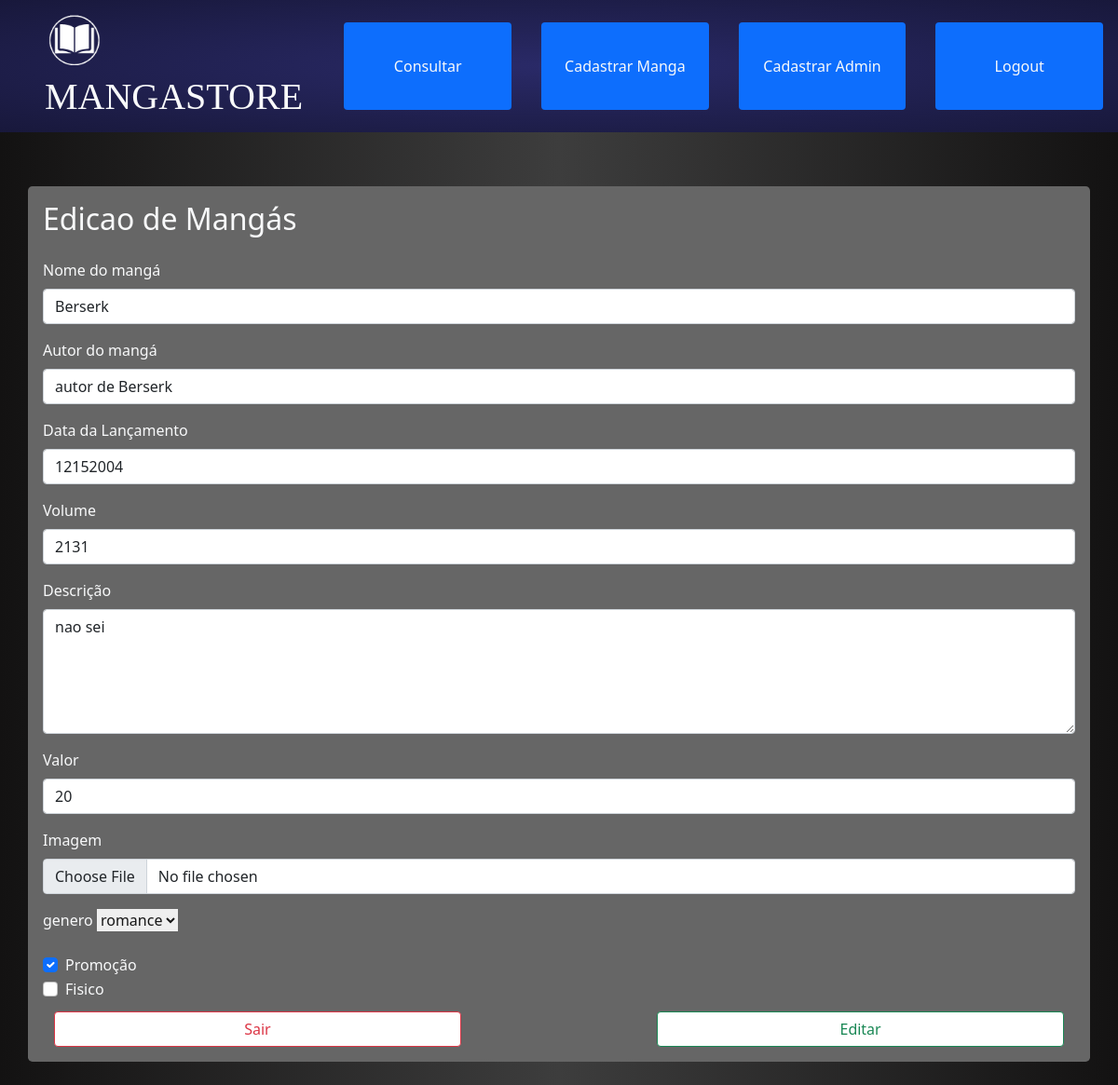
The page /admin/editarManga.php?acao=editar&idprodutos=26 (signed in) on the database its author committed.
### tables this page shows
CREATE TABLE `produtos` (
  `idprodutos` int NOT NULL AUTO_INCREMENT,
  `nome` varchar(200) DEFAULT NULL,
  `autor` varchar(150) DEFAULT NULL,
  `dataLancamento` int DEFAULT NULL,
  `volume` varchar(200) DEFAULT NULL,
  `descricao` text,
  `valor` float DEFAULT NULL,
  `imagem` longblob,
  `promocao` tinyint DEFAULT NULL,
  `idgenero` int DEFAULT NULL,
  PRIMARY KEY (`idprodutos`)
);

### admin/src/produtoDAO.php (called while the page is built, shortened)
<?php
    class produtoDAO{
        function consultarPorID($idprodutos) {
            $conexao = ConexaoBD::getConexao();
            $sql = "SELECT * FROM produtos where produtos.idprodutos='$idprodutos'";
             $resultado = $conexao->query($sql);
             $produtos = $resultado->fetch(PDO::FETCH_ASSOC);
             return $produtos;
         }
    }
?>

### admin/src/GeneroDAO.php (called while the page is built, shortened)
<?php
    class generoDAO{
        function consultarGeneros(){
            $conexao = ConexaoBD::getConexao();
            $sql= "select * from generos";
            $resultado = $conexao->query($sql);
            return $resultado->fetchAll(PDO::FETCH_ASSOC);
        }
    }
?>

### admin/editarManga.php (the view, shortened to what this page needs)
<?php
include "header.php";
require_once "src/GeneroDAO.php";
require_once "src/produtoDAO.php";
require_once "src/GeneroDAO.php";
$produtoDAO = new produtoDAO();
$produto = $produtoDAO->consultarPorID($_GET['idprodutos']);
?>
        <div class="container bg-gray2 p-3 rounded-3 h95 overflow-auto">
            <form method="POST" enctype="multipart/form-data" action="editar_produto.php" class="">
            <h2 class="mb-4">Edicao de Mangás</h2>
                <div class="mb-3">
                    <label for="idnome" class="form-label bg-gray2">Nome do mangá</label>
                    <input type="text" name="nome" id="idnome" class="form-control bg-gray3" value="<?= $produto['nome']?>">
                </div>
                <div class="mb-3">
                    <label for="idautor" class="form-label bg-gray2">Autor do mangá</label>
                    <input type="text" name="autor" id="idautor" class="form-control bg-gray3" value="<?= $produto['autor']?>">
                </div>
                <div class="mb-3">
                    <label for="iddataLancamento" class="form-label bg-gray2">Data da Lançamento</label>
                    <input type="text" name="dataLancamento" id="iddataLancamento" class="form-control bg-gray3" value="<?= $produto['dataLancamento']?>">
                </div>
                <div class="mb-3">
                    <label for="idvolume" class="form-label bg-gray2">Volume</label>
                    <input type="text" name="volume" id="idvolume" class="form-control bg-gray3" value="<?= $produto['volume']?>">
                </div>
                <div class="mb-3">
                    <label for="iddescricao" class="form-label bg-gray2">Descrição</label>
                    <textarea name="descricao" id="iddescricao" cols="30" rows="5" class="form-control bg-gray3"><?= $produto['descricao']?></textarea>
                </div>
                <div class="mb-3">
                    <label for="idvalor" class="form-label bg-gray2">Valor</label>
                    <input type="text" name="valor" id="idvalor" class="form-control bg-gray3" value="<?= $produto['valor']?>">
                </div>
                <div class="mb-3">
                    <label for="idimagem" enctype="multipart/form-data" class="form-label bg-gray2">Imagem</label>
                    <input type="file" name="imagem" id="idimagem" class="form-control bg-gray3">
                </div>
                <div class="mb-3">
                    <label for="idgenero" class="form-label bg-gray2">genero</label>
                    <select name="idgenero" id="idgenero">
                        <?php
                            $generoDAO = new generoDAO();
                            $idsgenero = $generoDAO->consultarGeneros();
                            foreach($idsgenero as $genero){
                                $selected = " ";
                                echo "<option $selected value='{$genero['idgeneros']}'>{$genero['genero']}</option>";
                            }
                        ?>
                    </select>
                </div>
                <div class="form-check">
                    <?php
                        $checked1 = "";
                        if ($produto['promocao'] == 1) {
                            $checked1 = "checked";
                        }else {
                            $checked1 = "";
                        }
                    ?>
                    <input class="form-check-input bg-gray3" name="promocao" <?= $checked1 ?> type="checkbox" value="1" id="idpromocao">
                    <label class="form-check-label bg-gray2" for="idpromocao">
                    Promoção
                    </label>
                </div>
                <div class="form-check">
                    <input class="form-check-input bg-gray3" name="fisico" type="checkbox" value="1" id="idfisico">
                    <label class="form-check-label bg-gray2" for="idfisico">
                    Fisico
                    </label>
                </div>
                <div class="d-flex justify-content-between m-2">
                <a role="button" href="indexAdmin.php" class="bg-white btn btn-outline-danger m-1 t40">Sair</a>
                <button type="submit" formaction="editarproduto.php" class="bg-white btn btn-outline-success m-1 t40">Editar</button>
                </div>
            </form>
        </div>
<?php
include "footer.php";
?>
</html>

### css/style.css (style rules this page uses)
input { border: none; }
#idgenero, #idgenero:focus { box-shadow: 0 0 0 0 !important;outline: 0 !important; border-style: none; color: #171717; border-left-style:none; border-bottom-style:none ; border-top-style:none; box-sizing: inherit !important; }
.bg-gray { background: rgb(61,61,61);background: linear-gradient(90deg, rgb(19,18,18) 0%, rgb(61,61,61) 50%, rgb(19,18,18) 100%); }
.bg-gray2 { background: rgb(102, 102, 102); }
.h95 { height: 95%; }
.t40 { width: 40%; }
* { scrollbar-width: thin; scrollbar-color: rgb(19,18,18) rgb(19,18,18); }

### rows shown on the page
produtos: nome "Berserk", autor "autor de Berserk", dataLancamento "12152004", volume "2131", descricao "nao sei", valor "20"

### other values the page prints
form field idgenero "romance"
